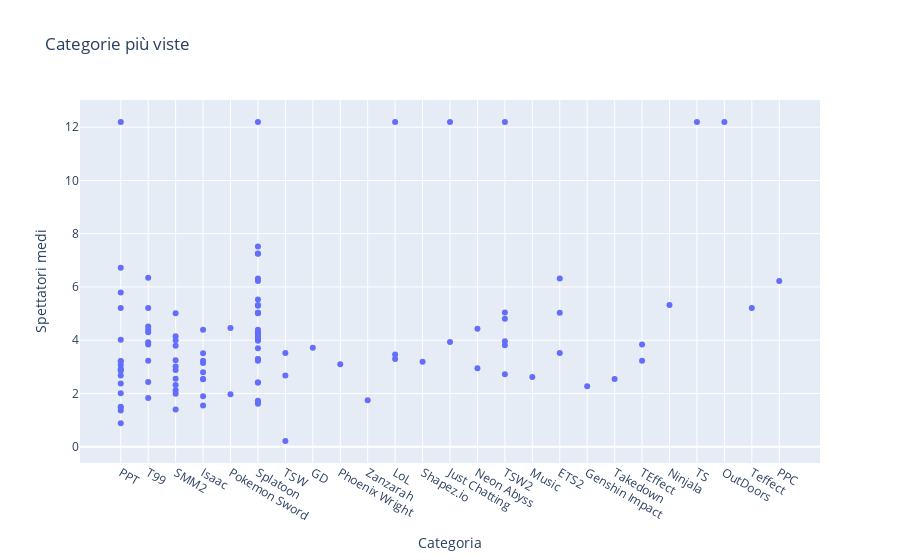

The notebook cell this image was saved under:
### Markdown cell above
## Categorie più viste
Dopodichè ci siamo concentrati sulle categorie più viste dagli spettatori. abbiamo scelto di visualizzarle in uno scatterplot per poter individuare in maniera più facile quali categorie sono viste di più. se una categoria ha i punti distribuiti mediamente più in alto di un altra si nota subito, anche se una categoria magari è stata portata meno spesso.

### Code cell
fig = px.scatter(dfMac, y= "Spettatori medi", x = "Categoria",title="Categorie più viste")
fig.show()

### Figure 1 — Plotly figure (JSON) as saved in the notebook; plotly's stock layout.template omitted (floating-point values rounded to 4 significant figures)
{"data": [{"hovertemplate": "Categoria=%{x}<br>Spettatori medi=%{y}<extra></extra>", "legendgroup": "", "marker": {"color": "#636efa", "symbol": "circle"}, "mode": "markers", "name": "", "orientation": "v", "showlegend": false, "type": "scatter", "x": ["PPT", "T99", "T99", "T99", "T99", "PPT", "PPT", "PPT", "SMM2", "SMM2", "SMM2", "SMM2", "SMM2", "SMM2", "SMM2", "SMM2", "Isaac", "Pokemon Sword", "Isaac", "SMM2", "PPT", "Isaac", "PPT", "PPT", "SMM2", "Splatoon", "Splatoon", "Splatoon", "Splatoon", "Splatoon", "TSW", "Splatoon", "Splatoon", "Splatoon", "Splatoon", "PPT", "Splatoon", "Splatoon", "PPT", "Splatoon", "GD", "PPT", "Splatoon", "Phoenix Wright", "PPT", "Zanzarah", "Splatoon", "T99", "Splatoon", "LoL", "Splatoon", "Isaac", "Shapez.io", "Splatoon", "PPT", "Splatoon", "TSW", "Pokemon Sword", "Isaac", "Splatoon", "Splatoon", "PPT", "Just Chatting", "Neon Abyss", "TSW2", "Music", "ETS2", "Neon Abyss", "Isaac", "Isaac", "PPT", "TSW2", "Genshin Impact", "T99", "TSW2", "TSW2", "Splatoon", "TSW2", "PPT", "SMM2", "Isaac", "Takedown", "PPT", "TSW", "T99", "TEffect", "T99", "TEffect", "Splatoon", "SMM2", "Splatoon", "Ninjala", "Splatoon", "Isaac", "T99", "Splatoon", "LoL", "Splatoon", "PPT", "TSW2", "LoL", "Just Chatting", "TS", "OutDoors", "Splatoon", "ETS2", "Splatoon", "ETS2", "PPT", "T99", "Teffect", "Splatoon", "PPC"], "xaxis": "x", "y": [4.02, 6.35, 2.43, 4.51, 1.83, 2.01, 2.37, 0.88, 2.12, 2.55, 3.25, 1.99, 4.15, 2.32, 3.79, 4, 1.55, 1.97, 2.53, 1.4, 1.36, 1.89, 1.5, 1.46, 3.01, 2.41, 3.23, 1.68, 4.07, 3.98, 0.21, 2.41, 5.53, 4.24, 3.28, 3.07, 7.52, 7.26, 6.72, 4.3, 3.72, 2.85, 5.29, 3.1, 3.21, 1.74, 4.25, 3.92, 1.73, 3.46, 1.61, 3.23, 3.19, 5.03, 2.93, 4.15, 3.52, 4.46, 2.8, 3.7, 7.25, 3.22, 3.93, 4.43, 3.96, 2.62, 3.52, 2.95, 3.14, 3.51, 5.79, 3.81, 2.27, 4.3, 5.04, 2.72, 4.03, 4.81, 2.88, 2.88, 2.54, 2.54, 2.67, 2.67, 3.23, 3.23, 3.84, 3.84, 5.01, 5.01, 5.32, 5.32, 4.39, 4.39, 4.39, 3.29, 3.29, 12.2, 12.2, 12.2, 12.2, 12.2, 12.2, 12.2, 6.32, 6.32, 5.03, 5.03, 5.21, 5.21, 5.21, 6.22, 6.22], "yaxis": "y"}], "layout": {"legend": {"tracegroupgap": 0}, "title": {"text": "Categorie più viste"}, "xaxis": {"anchor": "y", "domain": [0, 1], "title": {"text": "Categoria"}}, "yaxis": {"anchor": "x", "domain": [0, 1], "title": {"text": "Spettatori medi"}}}}
